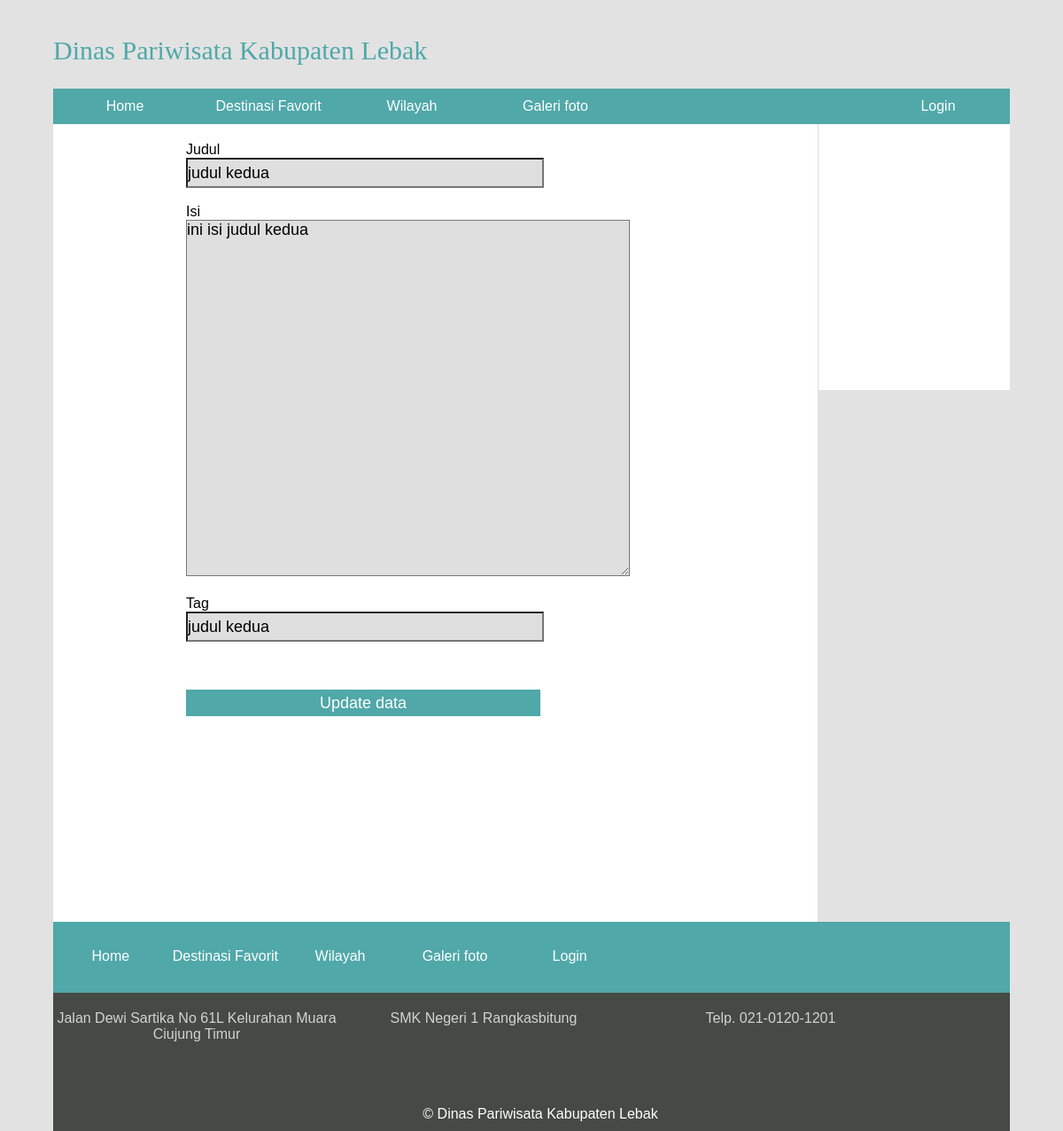
The page /edit.php?id=3 on the database its author committed.
### tables this page shows
CREATE TABLE `artikel` (
  `id` int(11) NOT NULL,
  `judul` varchar(50) NOT NULL,
  `isi` varchar(2554) NOT NULL,
  `waktu` timestamp NOT NULL DEFAULT CURRENT_TIMESTAMP ON UPDATE CURRENT_TIMESTAMP,
  `tag` varchar(25) NOT NULL
);

### koneksi.php (called while the page is built, shortened)
<?php
    $koneksi = mysqli_connect ("localhost", "root", "", "website");
    function tampilkan_id($id){
        $query = "SELECT * FROM artikel WHERE id=$id";
        return result($query);
    }
    function result($query){
        global $koneksi;
        if($result = mysqli_query($koneksi, $query)){
            return $result;
        }
    }
?>

### edit.php (the view, shortened to what this page needs)
<?php
    require_once "koneksi.php";
    require_once "header.php";?>
<?php
    $id = $_GET['id'];
    if(isset($_GET['id'])){
        $artikel2 = tampilkan_id($id);
        while($row= mysqli_fetch_assoc($artikel2)){
        $judul_awal  = $row['judul'];
        $isi_awal    = $row['isi'];
        }
    }
?>
<div class="wrapper">
<div class="form_tambah">
<form action="" method="post">
    <label for="judul">Judul</label><br>
    <input class="input" type="text" name="judul" value="<?=$judul_awal;?>"><br><br>
    <label for="isi">Isi</label><br>
    <textarea class="isi" name="isi" value="" rows="19" cols="100"><?=$isi_awal;?></textarea><br><br>
    <label for="tag">Tag</label><br>
    <input class="input" type="text" name="tag" value="<?=$judul_awal;?>"><br><br>
    <div class="error"><br>
    </div>
    <br>
    <input class="submit" type="submit" name="submit" value="Update data"><br>
    </form>
    </div>
    </div>
<?php require_once "footer.php";?>

### style.css (style rules this page uses)
* { margin: 0; padding: 0; font-family:sans-serif; }
body { background: #e2e2e2; }
.wrapper { width: 90%; height: auto; margin: 0 auto; }
.error { color: red; }

### edit.php (style rules this page uses)
.form_tambah { width: 80%; height: 900px; background: white; float: left; border-right: 0.5px solid #dddddd; box-sizing: border-box; padding-top: 20px; padding-left: 150px; }
.input { width: 400px; height: 30px; background: #dfdfdf; font-size: 18px; }
.isi { width: 70%; height: 400px; background: #dfdfdf; font-size: 18px; }
.submit { width: 400px; height: 30px; background: #50a8a9; border: none; color: white; font-size: 18px; cursor: pointer; }
.error { color: red; }

### rows shown on the page
artikel: judul "judul kedua", isi "ini isi judul kedua", tag "judul kedua"
